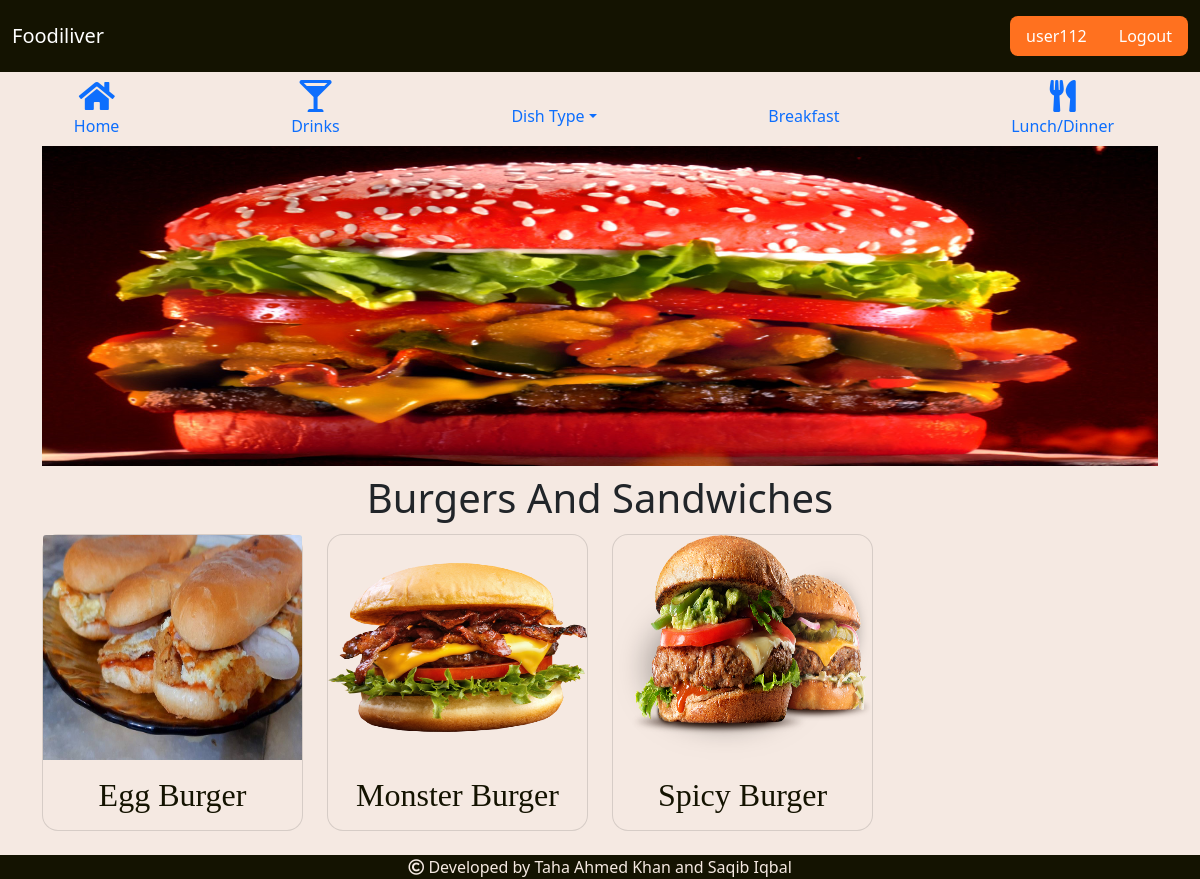
Page /category/burgers and sandwiches (signed in) on the committed database.
### order/models.py (models this page shows, shortened)
class User(AbstractUser):
    Tray_Items = models.ManyToManyField(Dish)

class Category(models.Model):
    Name = models.CharField(max_length=25, blank=False)
    photo = models.ImageField(upload_to='category_pics')

class Dish(models.Model):
    Name = models.CharField(max_length=50,blank=False)
    Details = models.CharField(max_length=9999,blank=False,default="")
    Price = models.IntegerField(blank=False,default=0)
    Modified = models.DateTimeField(auto_now=True)
    Tags = models.ManyToManyField(Category, related_name='recipes', blank=True)
    Slug = models.SlugField()

class DishImage(models.Model):
    recipe = models.ForeignKey(Dish, related_name='images',on_delete=models.CASCADE)
    image = models.ImageField(upload_to='recipe_pics')

### order/views.py (the view)
# urls.py: path('category/<str:cat>', views.category, name='category'),
def category(request, cat):
    cats = []
    for eachCat in Category.objects.all():
        cats.append(eachCat.Name.lower())
    if cat.lower() in cats:
        cat_obj = Category.objects.get(Name__contains=cat.lower())
        recipes = cat_obj.recipes.all()
        if cat_obj.Name == 'lunch':
            cat_obj.Name = "Lunch/Dinner"
    else:
        recipes = Dish.objects.none()
        cat_obj = Category.objects.none()
    return render(request, 'order/category.html', {'category': cat_obj, 'recipes': recipes})

### order/templates/order/category.html (shortened to what this page needs)
{% extends 'order/layout.html' %}
{% load static %}
{% block main %}
    <section id="recipes" class="container recipes">
        <img src="{{ category.photo.url }}" alt="" class="img-fluid cat-pic">
    <h1 class="text-center my-2">{{ category.Name|title }}</h1>
    <div class="row">
        {% for eachRecipe in recipes %}
        <div class="col-sm-12 col-md-6 col-lg-3 my-xs-4 my-lg-1">
        <a href="{% url 'view_recipe' eachRecipe.Slug %}">
        <div class="card">
  <img width="300" height="225" src="{{ eachRecipe.images.first.image.url }}" class="card-img-top" alt="...">
  <div class="card-body">
    <h2 class="card-text text-center">{{ eachRecipe.Name|title}}</h2>
  </div>
</div>
        </a>
        </div>
        {% endfor %}
    </div>
    </section>
{% endblock %}

### order/templates/order/layout.html (shortened to what this page needs)
{% load static %}
<!doctype html>
<html lang="en">
<head>
    <link href="https://cdn.jsdelivr.net/npm/bootstrap@5.0.0-beta3/dist/css/bootstrap.min.css" rel="stylesheet"
>
    <link href="https://maxcdn.bootstrapcdn.com/font-awesome/4.2.0/css/font-awesome.min.css" rel="stylesheet"/>
    <link rel="stylesheet" href="https://pro.fontawesome.com/releases/v5.10.0/css/all.css"
/>
    <link rel="stylesheet" href="{% static 'order/css/styles.css' %}">
</head>
<body>
<header class="navbar navbar-expand-lg navbar-dark">
    <div class="container-fluid my-2">
        <a class="navbar-brand h1 mb-0" href="{% url 'index' %}">Foodiliver</a>
        <div class="" id="navbarSupportedContent">
            <div class="d-flex">
                {% if user.is_authenticated %}
                    <div class="d-flex accounts">
                        <a href="{% url 'view_profile' %}" class="nav-link">{{ user.username }}</a>
                        <a href="{% url 'logout' %}" class="nav-link">Logout</a>
                    </div>
                {% else %}
                    <div class="d-flex accounts">
                        <a href="{% url 'login' %}" class="nav-link">Login</a>
                        <a href="{% url 'signup' %}" class="nav-link">Sign up</a>
                    </div>
                {% endif %}
            </div>
        </div>
    </div>
</header>
<nav class="row">
    <ul class="nav nav-pills nav-fill">
        {% with url_name=request.resolver_match.url_name %}
            <li class="nav-item {% if url_name == 'index' %}active{% endif %}">
                <a class="nav-link" href="{% url 'index' %}"><i class="fas fa-home fa-2x"></i><span
                        class="d-none d-md-block">Home</span></a>
            </li>
            {% url 'category' 'drinks' as drinks_url %}
            <li class="nav-item {% if request.path == drinks_url %}active{% endif %}">
                <a class="nav-link" href="{{ drinks_url }}"><i class="fas fa-glass-martini-alt fa-2x"></i><span
                        class="d-none d-md-block">Drinks</span></a>
            </li>
            {% url 'category' 'pizzas' as pizzas_url %}
            {% url 'category' 'cakes' as cakes_url %}
            {% url 'category' 'parathas' as parathas_url %}
            {% url 'category' 'kababs' as kababs_url %}
            {% url 'category' 'burgers and sandwiches' as bandg_url %}
            {% url 'category' 'salads' as salads_url %}
            {% url 'category' 'breads' as breads_url %}
            {% url 'category' 'kids menu' as kids_url %}
            {% url 'category' 'desserts' as desserts_url %}
            <li class="nav-item dropdown">
                <a class="nav-link dropdown-toggle" href="#" data-bs-toggle="dropdown" aria-expanded="true"></br><span class="d-none d-md-inline">Dish Type</span></a>
            </li>
            {% url 'category' 'breakfast' as breakfast_url %}
            <li class="nav-item {% if request.path == breakfast_url %}active{% endif %}">
                <a class="nav-link" href="{{ breakfast_url }}"><span
                        class="d-none d-md-block">Breakfast</span></a>
            </li>
            {% url 'category' 'lunch' as lunch_url %}
            <li class="nav-item {% if request.path == lunch_url %}active{% endif %}">
                <a class="nav-link" href="{{ lunch_url }}"><i class="fas fa-utensils fa-2x"></i><span
                        class="d-none d-md-block">Lunch/Dinner</span></a>
            </li>
        {% endwith %}
    </ul>
</nav>
<main>
    {% block main %}
    {% endblock %}
</main>
<footer>
    <div class="footer">
        <p class="text-center"><i class="far fa-copyright"></i> Developed by Taha Ahmed Khan and Saqib Iqbal</p>
    </div>
</footer>
</body>
</html>

### order/static/order/css/styles.css (style rules this page uses)
body { background-color: #F5E9E2; }
body .card { border-radius: 16px; background-color: #F5E9E2; }
header { background-color: #141301; }
nav a { color: #141301; }
div.accounts { background-color: #FF711F; border-radius: 8px; }
.active > a, .accounts > a { text-decoration: none; color: #FFFFFF; }
main { min-height: 80vh; }
footer { background-color: #141301; color: #F5E9E2; position: relative; bottom: -20px; }
img.cat-pic { height: 20rem; width: 100%; }
.recipes .row a { text-decoration: none; }
.recipes .card h2 { font-family: 'gregular', Serif; color: #141301; }
.recipes .card { height: 100%; }

### rows in the picture
User: username "user112"
Category: photo (picture), Name "Burgers And Sandwiches"
Dish: images.first.image (picture), Name "Egg Burger"
Dish: images.first.image (picture), Name "Monster Burger"
Dish: images.first.image (picture), Name "Spicy Burger"
